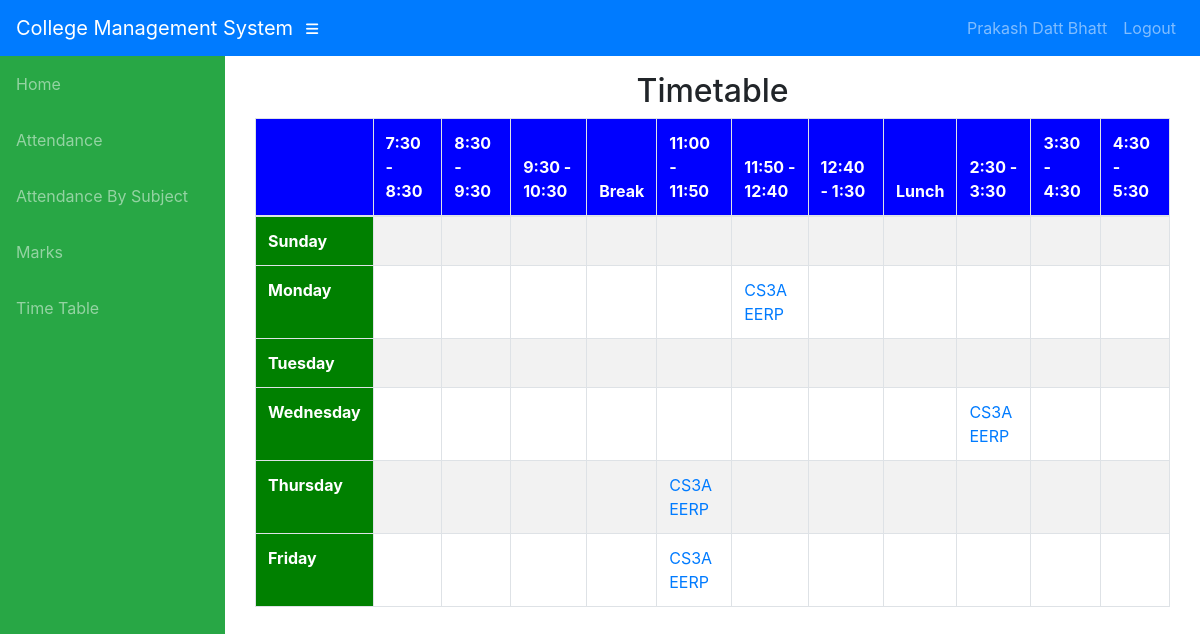
The page /info/teacher/CS07/t_timetable/ (signed in) on the database its author committed.
### info/models.py (models this page shows, shortened)
class User(AbstractUser):
    @property
    def is_student(self):
        if hasattr(self, 'student'):
            return True
        return False

class Student(models.Model):
    user = models.OneToOneField(User, on_delete=models.CASCADE, null=True)
    class_id = models.ForeignKey(Class, on_delete=models.CASCADE, default=1)
    USN = models.CharField(primary_key='True', max_length=100)
    name = models.CharField(max_length=200)
    sex = models.CharField(max_length=50, choices=sex_choice, default='Male')
    DOB = models.DateField(default='1998-01-01')

class AssignTime(models.Model):
    assign = models.ForeignKey(Assign, on_delete=models.CASCADE)
    period = models.CharField(max_length=50, choices=time_slots, default='11:00 - 11:50')
    day = models.CharField(max_length=15, choices=DAYS_OF_WEEK)

class Assign(models.Model):
    class_id = models.ForeignKey(Class, on_delete=models.CASCADE)
    course = models.ForeignKey(Course, on_delete=models.CASCADE)
    teacher = models.ForeignKey(Teacher, on_delete=models.CASCADE)
    class Meta:
        unique_together = (('course', 'class_id', 'teacher'),)

class Course(models.Model):
    dept = models.ForeignKey(Dept, on_delete=models.CASCADE)
    id = models.CharField(primary_key='True', max_length=50)
    name = models.CharField(max_length=50)
    shortname = models.CharField(max_length=50, default='X')

### info/views.py (the view)
# urls.py: path('teacher/<slug:teacher_id>/t_timetable/', views.t_timetable, name='t_timetable'),
@login_required()
def t_timetable(request, teacher_id):
    asst = AssignTime.objects.filter(assign__teacher_id=teacher_id)
    class_matrix = [[True for i in range(12)] for j in range(6)]
    for i, d in enumerate(DAYS_OF_WEEK):
        t = 0
        for j in range(12):
            if j == 0:
                class_matrix[i][0] = d[0]
                continue
            if j == 4 or j == 8:
                continue
            try:
                a = asst.get(period=time_slots[t][0], day=d[0])
                class_matrix[i][j] = a
            except AssignTime.DoesNotExist:
                pass
            t += 1
    context = {
        'class_matrix': class_matrix,
    }
    return render(request, 'info/t_timetable.html', context)

### info/templates/info/t_timetable.html
{% extends 'info/base.html' %}
    {% block content %}
    <div class="container">
        <div class="container">
            <div class="row">
                <div class="col-md-12">
                    <h2 class="text-center">
                        Timetable
                    </h2>
                </div>
                <div id="no-more-tables">
                     <div class="table-responsive">
                        <table class="col-sm-12 table table-bordered table-striped table- cf " id="dataTable" width="100%" cellspacing="0">
                            <thead style="background-color: blue;color:white;">
                                <tr>
                                    <th>      </th>
                                    <th>7:30 - 8:30</th>
                                    <th>8:30 - 9:30</th>
                                    <th>9:30 - 10:30</th>
                                    <th>Break</th>
                                    <th>11:00 - 11:50</th>
                                    <th>11:50 - 12:40</th>
                                    <th>12:40 - 1:30</th>
                                    <th>Lunch</th>
                                    <th>2:30 - 3:30</th>
                                    <th>3:30 - 4:30</th>
                                    <th>4:30 - 5:30</th>
                                </tr>
                            </thead>
                            <tbody>
                                {% for i in class_matrix %}
                                <tr>
                                    {% for j in i %}
                                        {% if forloop.counter == 1 %}
                                            <td style="background-color: green;color:white;"><b>{{ j }}</b></td>
                                        {% elif j == True %}
                                            <td></td>
                                        {% else %}
                                            <td><a href="{% url 'free_teachers' j.id %}"
                                                    onclick="window.open('{% url 'free_teachers' j.id %}',
                                                                         'newwindow',
                                                                         'width=600,height=400');
                                                              return false;">{{ j.assign.class_id_id }} {{ j.assign.course.shortname }}</a>
                                            </td>
                                        {% endif %}
                                    {% endfor %}
                                </tr>
                                {% endfor %}
                            </tbody>
                        </table>
                     </div>
                </div>
            </div>
        </div>
    </div>
    {% endblock %}

### info/templates/info/base.html (shortened to what this page needs)
<!DOCTYPE html>
<html lang="en">
  <head>
      {% load static %}
    <link href="{% static '/info/bootstrap/vendor/bootstrap/css/bootstrap.min.css' %}" rel="stylesheet">
    <link href="{% static '/info/bootstrap/vendor/fontawesome-free/css/all.min.css' %}" rel="stylesheet" type="text/css">
    <link href="{% static '/info/bootstrap/vendor/datatables/dataTables.bootstrap4.css' %}" rel="stylesheet">
    <link href="{% static '/info/bootstrap/css/sb-admin.css' %}" rel="stylesheet">
  </head>
  <body id="page-top">
    <nav class="navbar navbar-expand navbar-dark bg-primary static-top">
      <a class="navbar-brand mr-1" href="{% url 'index' %}">College Management System</a>
      <button class="btn btn-link btn-sm text-white order-1 order-sm-0" id="sidebarToggle" href="#">
        <i class="fas fa-bars"></i>
      </button>
        <div class="collapse navbar-collapse" id="navbarResponsive">
          <ul class="navbar-nav ml-auto">
            <li class="nav-item">
                {% if request.user.is_student %}
                    <a class="nav-link text-capitalize">{{ request.user.student.name }}</a>
                {% elif request.user.is_teacher %}
                    <a class="nav-link text-capitalize">{{ request.user.teacher.name }}</a>
                {% endif %}
            </li>
            <li class="nav-item">
                <a class="nav-link" href="#" data-toggle="modal" data-target="#logoutModal">Logout</a>
            </li>
          </ul>
        </div>
    </nav>
    <div id="wrapper">
      <ul class="sidebar navbar-nav bg-success" >
            <li class="nav-item">
              <a class="nav-link" href="{% url 'index' %}">
                <span>Home</span>
              </a>
            </li>
        {% if request.user.is_student %}
            <li class="nav-item">
              <a class="nav-link" href="{% url 'attendance' request.user.student.USN %}">
                <span>Attendance</span>
              </a>
            </li>
            <li class="nav-item">
              <a class="nav-link" href="{% url 'attendance' request.user.student.USN %}">
                <span>Attendance By Subject</span>
              </a>
            </li>
            <li class="nav-item">
              <a class="nav-link" href="{% url 'marks_list' request.user.student.USN %}">
                <span>Marks</span>
              </a>
            </li>
              <li class="nav-item">
              <a class="nav-link" href="{% url 'timetable' request.user.student.class_id_id %}">
                <span>Time Table</span>
              </a>
            </li>
        {% endif %}
      </ul>
      <div id="content-wrapper">
        <div class="container-fluid">
            {% block content %}
            {% endblock %}
        </div>
      </div>
    </div>
  </body>
</html>

### rows shown on the page
User: user.student.name "Prakash Datt Bhatt"
AssignTime: i "Monday", assign.class_id_id "CS3A", assign.course.shortname "EERP"
AssignTime: i "Wednesday", assign.class_id_id "CS3A", assign.course.shortname "EERP"
AssignTime: i "Thursday", assign.class_id_id "CS3A", assign.course.shortname "EERP"
AssignTime: i "Friday", assign.class_id_id "CS3A", assign.course.shortname "EERP"

### other values the page prints
{{ j }} "Sunday" "Tuesday"
